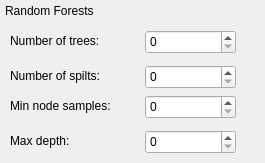
          <widget class="QWidget" name="page_47">
           <widget class="QLabel" name="label_106">
            <property name="geometry">
             <rect>
              <x>5</x>
              <y>0</y>
              <width>251</width>
              <height>21</height>
             </rect>
            </property>
            <property name="text">
             <string>Random Forests</string>
            </property>
           </widget>
           <widget class="QSpinBox" name="pipelineTool_randomForests_numTrees">
            <property name="geometry">
             <rect>
              <x>145</x>
              <y>30</y>
              <width>91</width>
              <height>24</height>
             </rect>
            </property>
           </widget>
           <widget class="QLabel" name="label_107">
            <property name="geometry">
             <rect>
              <x>10</x>
              <y>30</y>
              <width>131</width>
              <height>21</height>
             </rect>
            </property>
            <property name="text">
             <string>Number of trees:</string>
            </property>
           </widget>
           <widget class="QLabel" name="label_108">
            <property name="geometry">
             <rect>
              <x>10</x>
              <y>65</y>
              <width>131</width>
              <height>21</height>
             </rect>
            </property>
            <property name="text">
             <string>Number of spilts:</string>
            </property>
           </widget>
           <widget class="QLabel" name="label_109">
            <property name="geometry">
             <rect>
              <x>10</x>
              <y>95</y>
              <width>121</width>
              <height>21</height>
             </rect>
            </property>
            <property name="text">
             <string>Min node samples:</string>
            </property>
           </widget>
           <widget class="QLabel" name="label_110">
            <property name="geometry">
             <rect>
              <x>10</x>
              <y>130</y>
              <width>76</width>
              <height>21</height>
             </rect>
            </property>
            <property name="text">
             <string>Max depth:</string>
            </property>
           </widget>
           <widget class="QSpinBox" name="pipelineTool_randomForests_maxDepth">
            <property name="geometry">
             <rect>
              <x>145</x>
              <y>130</y>
              <width>91</width>
              <height>24</height>
             </rect>
            </property>
           </widget>
           <widget class="QSpinBox" name="pipelineTool_randomForests_numSpiltingSteps">
            <property name="geometry">
             <rect>
              <x>145</x>
              <y>65</y>
              <width>91</width>
              <height>24</height>
             </rect>
            </property>
           </widget>
           <widget class="QSpinBox" name="pipelineTool_randomForests_minSamplesPerNode">
            <property name="geometry">
             <rect>
              <x>145</x>
              <y>95</y>
              <width>91</width>
              <height>24</height>
             </rect>
            </property>
           </widget>
          </widget>
